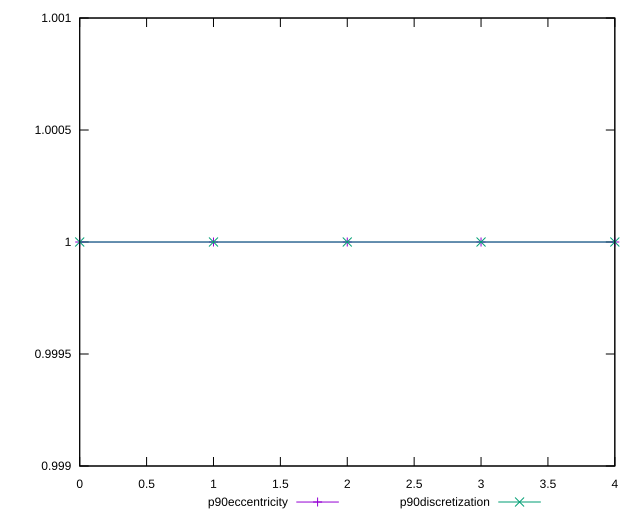

The gnuplot source for this figure:
reset

$p90Eccentricity <<EOF
0 0.9999999999999996
1 0.9999999999999999
2 0.9999999999999994
3 0.9999999999999991
4 1.0000000000000004
EOF

$p90Discretization <<EOF
0 1
1 1
2 1
3 1
4 1
EOF

set key outside below
set xrange [0:4]
set yrange [0.9989999999999991:1.0010000000000003]
set trange [0.9989999999999991:1.0010000000000003]
set terminal svg size 640, 520 enhanced background rgb 'white'
set output "report_00017_2021-02-10T15-08-03.406Z/first-meaningful-paint/progression/eccentricity.svg"

plot $p90Eccentricity title "p90eccentricity" with linespoints, \
     $p90Discretization title "p90discretization" with linespoints

reset
